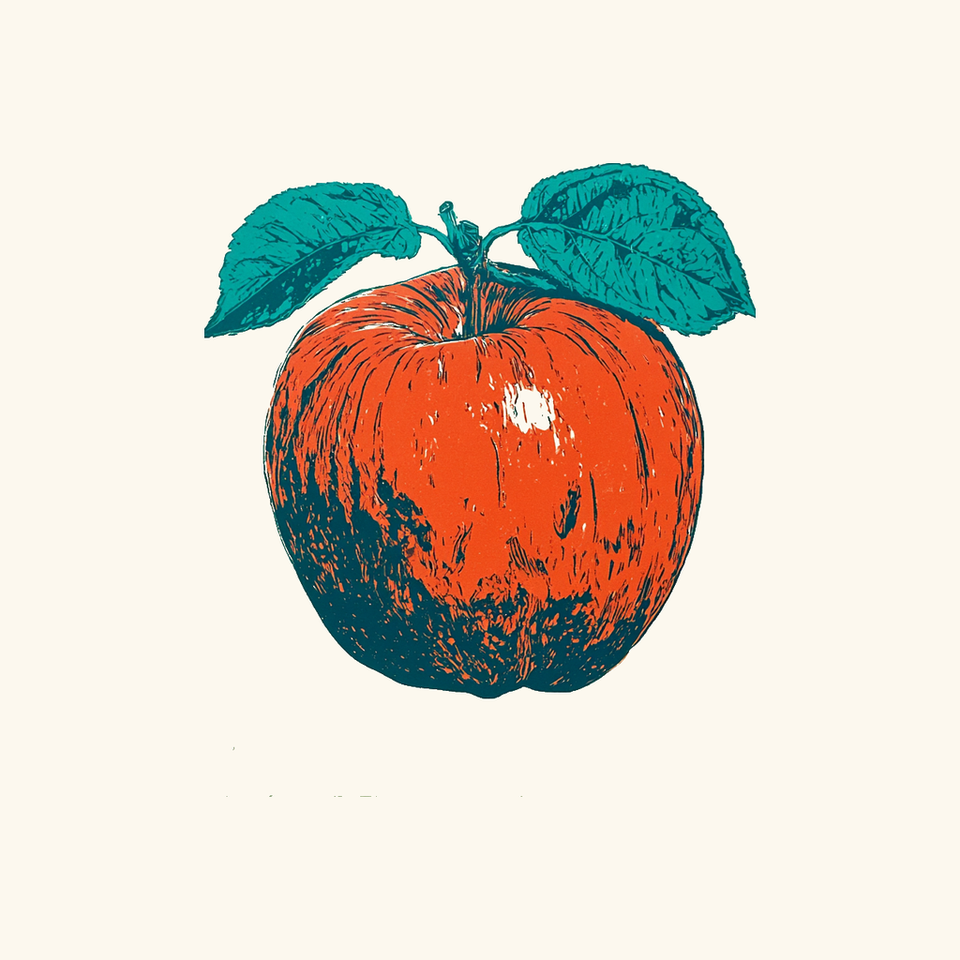
#> input picture _pt-calendar/plates/apple.png, 960 x 960 px, given in place of grapes@3x.png, which was not available
$ python plates-norm-15.py
#> lines starting #> are read from the running program, lines starting #| are printed output that depends on the picture; pictures that were not available may be replaced by others from this repository, and a replacement may not be noted
from PIL import Image
import os
GROUND=(0xfc,0xf8,0xee)
SET=["grapes","green-grapes","pumpkin","pomegranate","prickly-pear","pear",
     "jerusalem-artichoke","fennel","plum","melon","fig","tomato"]

def mask(im):
    px=im.load(); w,h=im.size
    return [[ (px[x,y][3]>=8 and (abs(px[x,y][0]-GROUND[0])>22 or abs(px[x,y][1]-GROUND[1])>22 or abs(px[x,y][2]-GROUND[2])>22)) for x in range(w)] for y in range(h)]

def bbox_main(m,w,h,tag):
    """bbox of the dominant blob. Detached marks under 5% of total ink are ASSET DEFECTS,
       not content, and are excluded from the crop (still a crop, Law 4)."""
    colcount=[sum(1 for y in range(h) if m[y][x]) for x in range(w)]
    total=sum(colcount)
    xs=[x for x in range(w) if colcount[x]]
    runs=[]; s=xs[0]; p=xs[0]
    for x in xs[1:]:
        if x>p+3: runs.append((s,p)); s=x
        p=x
    runs.append((s,p))
    scored=[(sum(colcount[a:b+1]),a,b) for a,b in runs]
    scored.sort(reverse=True)
    keep=[(a,b) for n,a,b in scored if n/total>=0.05]
    dropped=[(a,b,n) for n,a,b in scored if n/total<0.05]
    if dropped: print(f"  ⚠ {tag}: DROPPED detached mark(s) {dropped} — asset defect, also live on the site")
    minx=min(a for a,b in keep); maxx=max(b for a,b in keep)
    ys=[y for y in range(h) if any(m[y][x] for x in range(minx,maxx+1))]
    return minx,min(ys),maxx,max(ys)

crops={}
for s in SET:
    im=Image.open(f"raw/{s}@3x.png").convert("RGBA")
    w,h=im.size; m=mask(im)
#> after `w, h = im.size`: w = 960; h = 960
#> after `m = mask(im)`: m = 960 items
    x0,y0,x1,y1=bbox_main(m,w,h,s)
#> in bbox_main, `colcount=[sum(1 for y in range(h) if m[y][x]) for x in range(w)]`: colcount = 960 values, max 523 at index 567, min 0 at index 0, mean 210.7
#> in bbox_main, `total=sum(colcount)`: total = 202234
#> in bbox_main, `xs=[x for x in range(w) if colcount[x]]`: xs = 552 values from 204 to 755
#> in bbox_main, `s = xs[0]`: s = 204
#> after the loop in bbox_main, `for x in xs[1:]:`: runs = []
#> in bbox_main, `scored=[(sum(colcount[a:b+1]),a,b) for a,b in runs]`: scored = [(202234, 204, 755)]
#> in bbox_main, `keep=[(a,b) for n,a,b in scored if n/total>=0.05]`: keep = [(204, 755)]
#> in bbox_main, `dropped=[(a,b,n) for n,a,b in scored if n/total<0.05]`: dropped = []
#> in bbox_main, `minx = min((a for a, b in keep))`: minx = 204
#> in bbox_main, `maxx = max((b for a, b in keep))`: maxx = 755
#> in bbox_main, `ys=[y for y in range(h) if any(m[y][x] for x in range(minx,maxx+1))]`: ys = 541 values from 163 to 796
#> x0 = 204; y0 = 163; x1 = 755; y1 = 796
    c=im.crop((x0,y0,x1+1,y1+1)); crops[s]=c
#> after `c = im.crop((x0, y0, x1 + 1, y1 + 1))`:
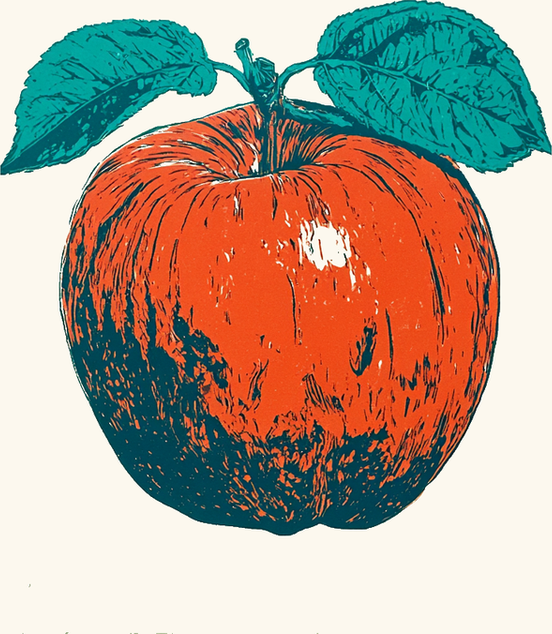
#> c: PIL image 552x634 RGBA; mean R, G, B, A 175.3, 159.1, 143.7, 255
    print(s,"->",c.size)
#| grapes -> (552, 634)
#> pass 2 of the loop `for s in SET:`:
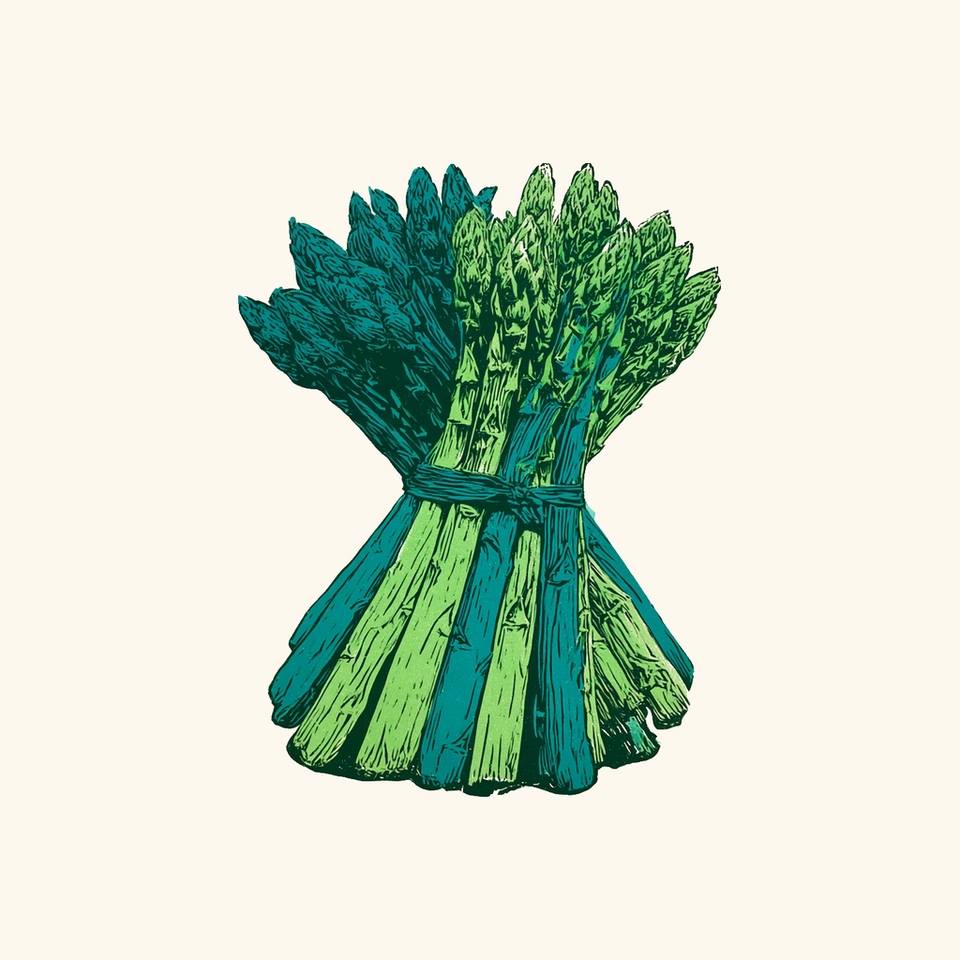
#> input picture _pt-calendar/plates/asparagus.png, 960 x 960 px, given in place of green-grapes@3x.png, which was not available
#> x0 = 238; x1 = 720
#> `c = im.crop((x0, y0, x1 + 1, y1 + 1))`:
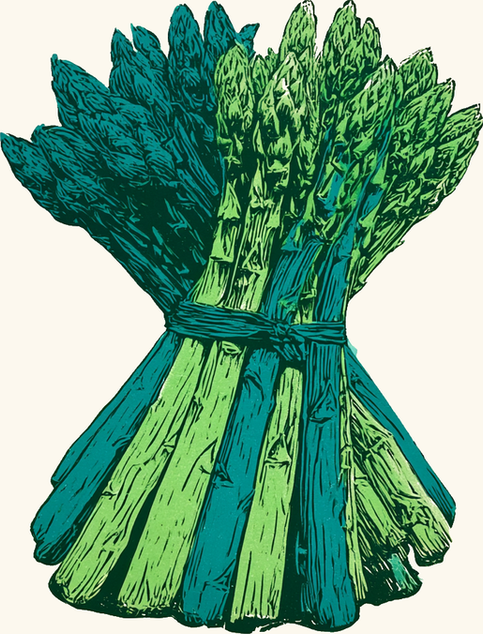
#> c: PIL image 483x634 RGBA; mean R, G, B, A 115.5, 164.7, 136.3, 255
#| green-grapes -> (483, 634)
#> (the run stopped early here; a loop or call above may not have finished)
